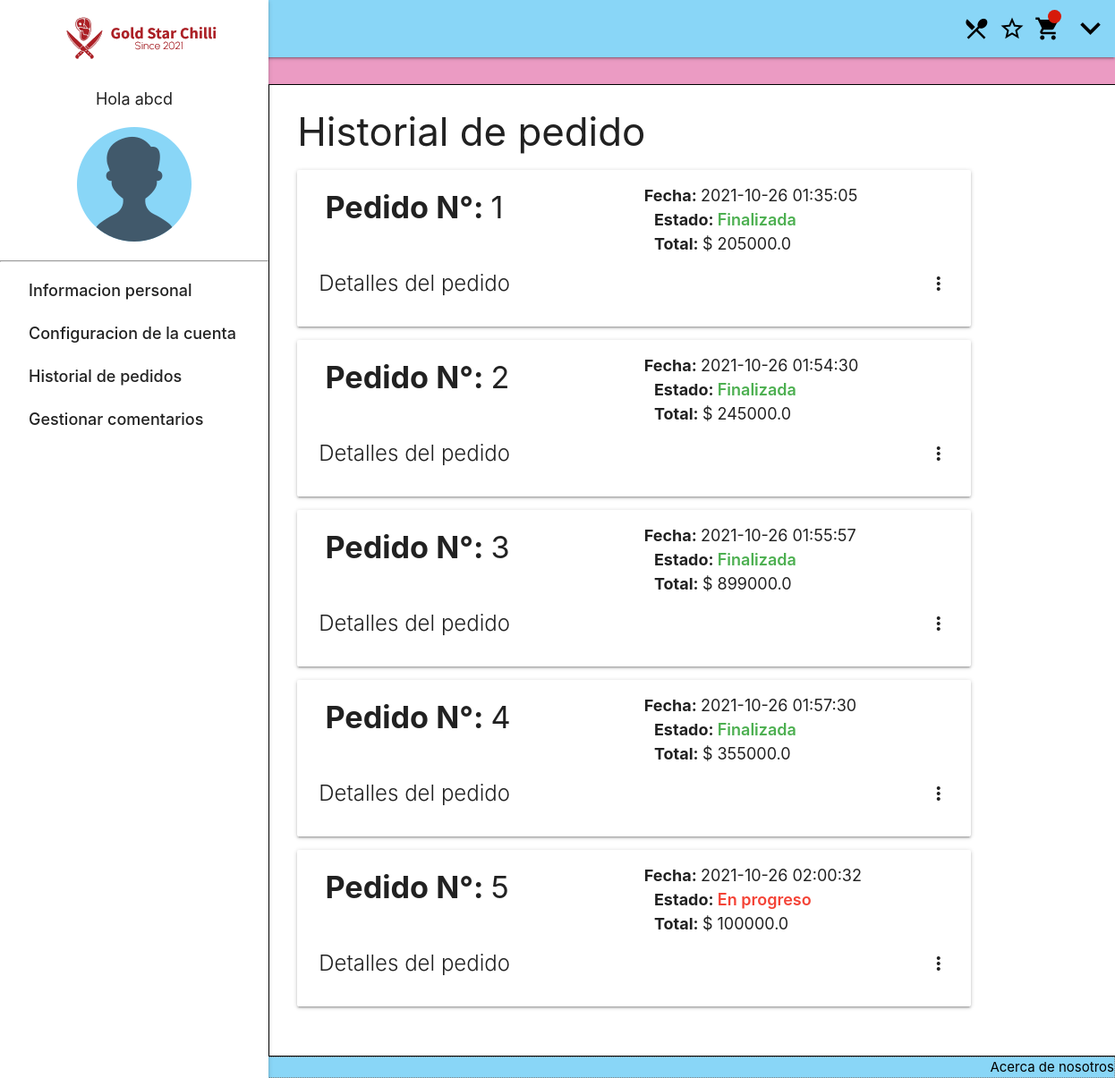
/Usuario/Pedidos/ (signed in), run on the app's committed database.
### tables this page shows
CREATE TABLE pedido (id INTEGER PRIMARY KEY AUTOINCREMENT NOT NULL, fecha TIMESTAMP NOT NULL DEFAULT (datetime('now', 'localtime')), total FLOAT NOT NULL, Confirmado BOOLEAN NOT NULL DEFAULT (false), usuarios_nit INTEGER REFERENCES usuarios (NIT) NOT NULL);

### app.py (the view)
@app.route('/Usuario/Pedidos/',methods=["GET","POST"])
def pedidosUsuarios():
    if es_usuario():
        statement="SELECT id,fecha,confirmado,total FROM pedido WHERE usuarios_nit=?;"
        parametros=(session["nit"],)
        pedidos = consultarBD(statement,parametros)
        for i in range(len(pedidos)):
            statement="SELECT imagen,nombre,cantidad,precio,id FROM detalles_plato as dp inner join platos as p ON dp.platos_id = p.id WHERE dp.pedido_id = ?;"
            parametros=(pedidos[i][0],)
            pedidos[i] = pedidos[i] + ((consultarBD(statement,parametros)),)
        if request.method == "POST":
            id_plato = request.form.get('id_plato')
            comentario = request.form.get('comentario')
            statement = "INSERT INTO comentarios (usuarios_nit,platos_id,comentario) VALUES (?,?,?);"
            parametros = (session["nit"],id_plato,comentario)
            row_id = modificarBD(statement,parametros)
        return render_template('usuario_pedidos.html',titulo='Pedidos del usuario',pedidos=pedidos)
    limpiarMensajes()
    flash('login_failed')
    return redirect('/Login')

### app.py (called while the page is built)
def consultarBD(query,params):
    if(query != ''):
        valid = False
        try:
            sqliteConnection = sqlite3.connect('./data/GoldStar.sqlite')
            cursor = sqliteConnection.cursor()
            if params:
                cursor.execute(query,params)
            else:
                cursor.execute(query)
            result = cursor.fetchall()
            cursor.close()
            valid = True
        except sqlite3.Error as error:
            print("Error while connecting to sqlite", error)
        finally:
            if sqliteConnection:
                sqliteConnection.close()
                print("The SQLite connection is closed")
            if valid:
                return result
            else:
                return []

def es_usuario():
    if 'nit' in session:
        return True
    else:
        return False

### templates/usuario_pedidos.html (shortened to what this page needs)
{% extends "baseUsuarios.html" %}
{% block contenidoUsuario %}
    <div class="col dashboard_innerContent" style="padding: 0px 20px 40px 20px;">
        <div class="col s12 m10">
            <h3 class="header">Historial de pedido</h3>
            {% for pedido in pedidos %}
            <div class="card">
                <div class="card-image">
                    <div class="col s12 m6">
                        <h4 style="margin-left: 20px;"><b>Pedido N°: </b>{{ pedido[0] }}</h4>
                    </div>
                    <div class="input-field col s12 m6">
                        <span style="font-size: large;"><b>Fecha: </b>{{ pedido[1] }}</span>
                        <div class="col s12">
                            {% if not pedido[2] %}
                              <span style="font-size: large;"><b>Estado: </b><span style="font-size: large; font-weight: 600;" class="red-text">En progreso</span></span>
                            {% else %}
                              <span style="font-size: large;"><b>Estado: </b><span style="font-size: large; font-weight: 600;" class="green-text">Finalizada</span></span>
                            {% endif %}
                        </div>
                        <div class="col s12">
                            <span style="font-size: larger;"><b>Total: </b>$ {{ pedido[3] }} </span>
                        </div>
                    </div>
                </div>
                <div class="card-content">
                    <span class="card-title activator grey-text text-darken-4">Detalles del pedido<i class="material-icons right">more_vert</i></span>
                </div>
            </div>
            {% endfor %}
          </div>
    </div>
{% endblock %}

### static/css/styles.css (style rules this page uses)
body { background-color: rgb(235, 155, 195); display: flex; min-height: 100vh; flex-direction: column; }
.dashboard_innerContent { background-color: white; border: 1px solid black; margin-top: 30px; padding: 20px; position: relative; }
@media screen and (min-width: 992px) { .dashboard_innerContent { left: 300px; width: 78%; } }

### data on the page
pedido: id "1", fecha "2021-10-26 01:35:05", shows "Estado:", Confirmado "Finalizada", total "205000.0"
pedido: id "2", fecha "2021-10-26 01:54:30", shows "Estado:", Confirmado "Finalizada", total "245000.0"
pedido: id "3", fecha "2021-10-26 01:55:57", shows "Estado:", Confirmado "Finalizada", total "899000.0"
pedido: id "4", fecha "2021-10-26 01:57:30", shows "Estado:", Confirmado "Finalizada", total "355000.0"
pedido: id "5", fecha "2021-10-26 02:00:32", shows "Estado:", Confirmado "En progreso", total "100000.0"

### other printed values
{{ session["nombre"] }} "abcd"
